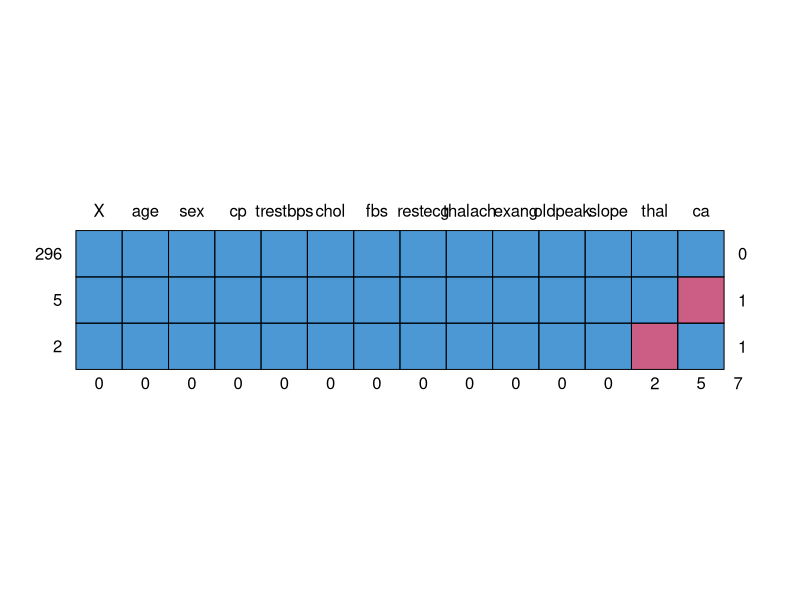
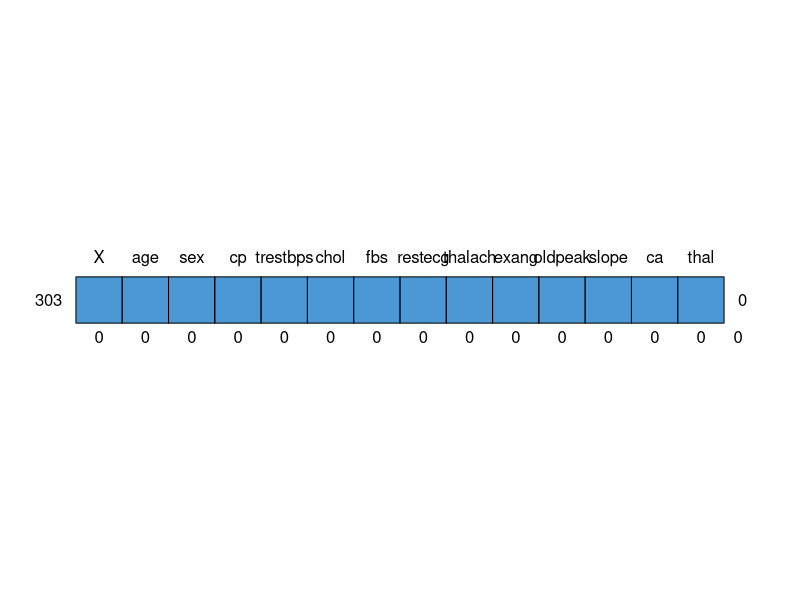
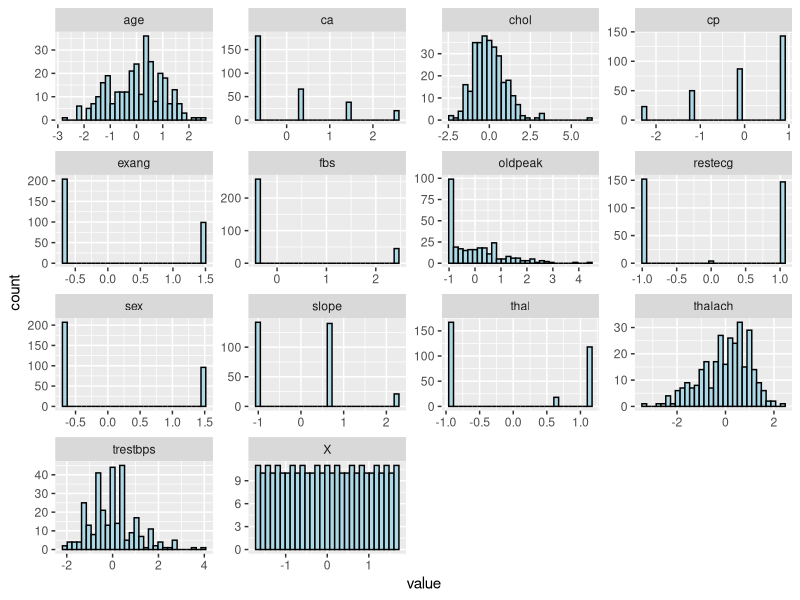
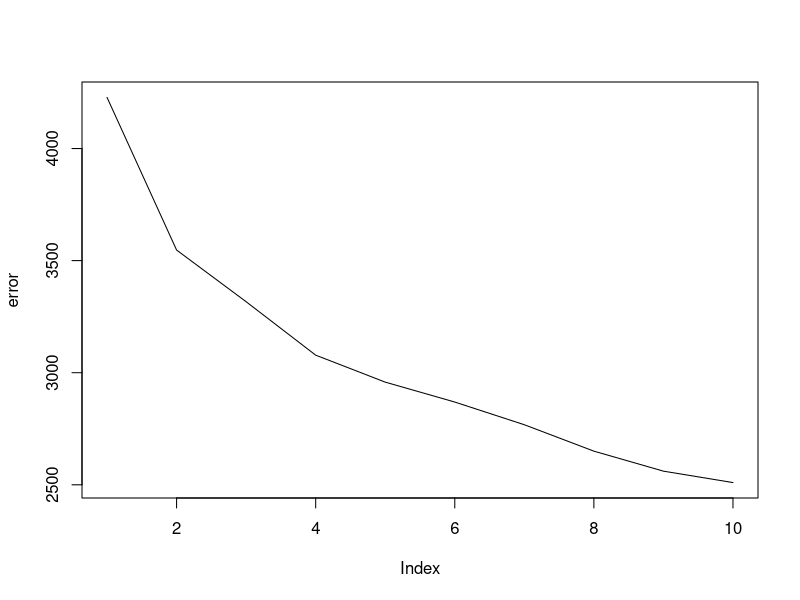
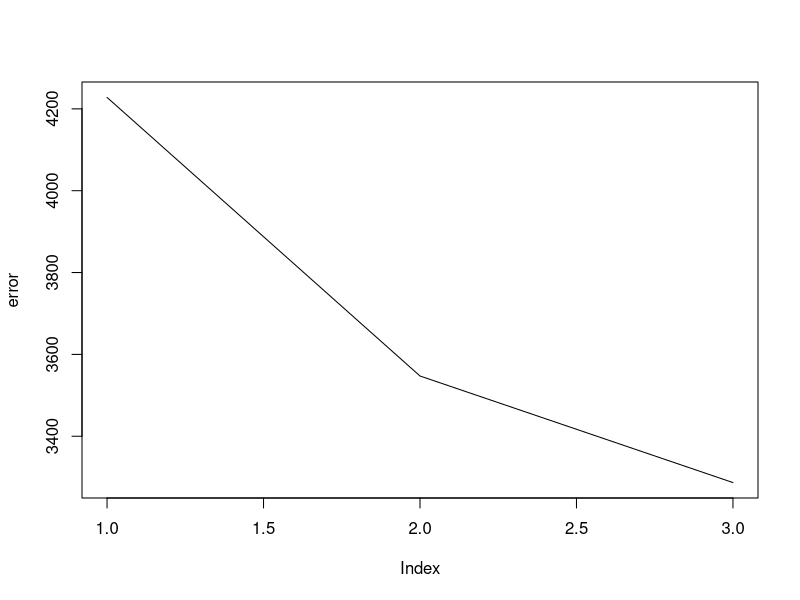
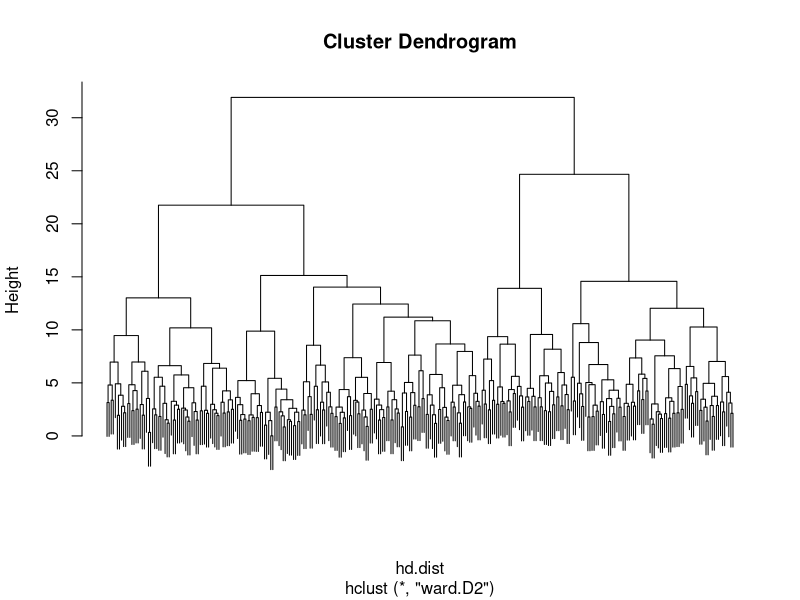
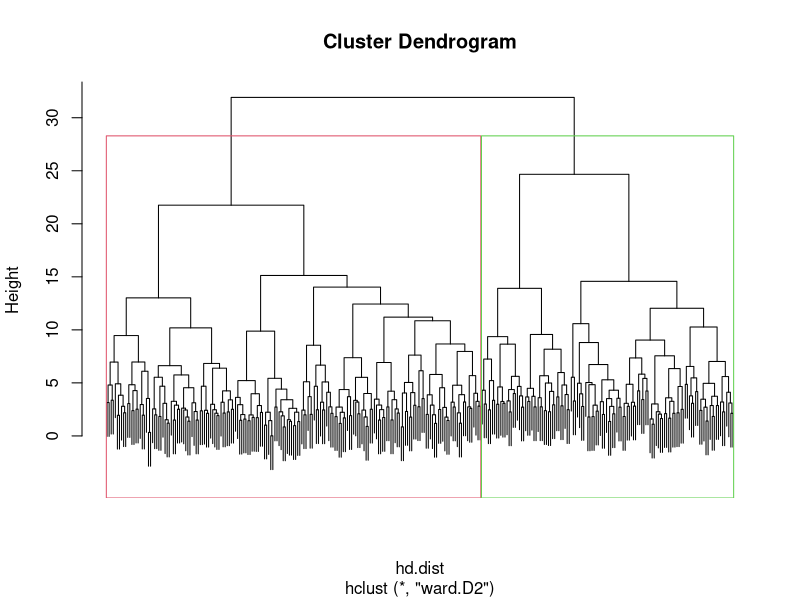
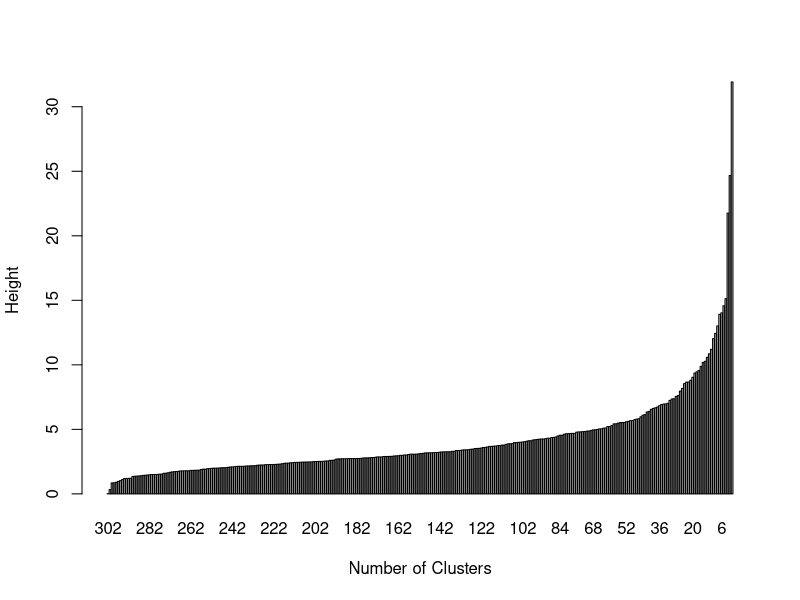

Generate these figures, in order, with R:
## PMIM402J Script 1
## Clustering
## Student no. 2005070
## Date: 02/07/24
#~~~~~~~~~~~~~~~~~~~~~~~~~~~~~~~~~~~~~~~~~~~~~~~~~~~~~~~~~~~~~~~~~~~~~~~~~~~~~~~

library(tidyverse) # For code syntax
library(mice) # For imputation
options(repr.plot.width=20, repr.plot.height=10)

#~~~~~~~~~~~~~~~~~~~~~~~~~~~~~~~~~~~~~~~~~~~~~~~~~~~~~~~~~~~~~~~~~~~~~~~~~~~~~~~
## Data preparation / preprocessing

# Loading the data
data <- read.csv('heart-c.csv')

# Removing the classifier variable
heartdisease <- data %>% select(-num)

# Recoding character variables into numeric
heartdisease$sex <- recode(heartdisease$sex, 
                           "male" = 1, 
                           "female" = 2)
heartdisease$cp <- recode(heartdisease$cp, 
                          "typ_angina" = 1,
                          "atyp_angina" = 2, 
                          "non_anginal" = 3, 
                          "asympt" = 4)
heartdisease$fbs <- recode(heartdisease$fbs, 
                           "f" = 0, 
                           "t" = 1)
heartdisease$restecg <- recode(heartdisease$restecg, 
                               "normal" = 1, 
                               "st_t_wave_abnormality" = 2,
                               "left_vent_hyper" = 3)
heartdisease$exang <- recode(heartdisease$exang, 
                             "no" = 0, 
                             "yes" = 1)
heartdisease$slope <- recode(heartdisease$slope, 
                             "up" = 1,
                             "flat" = 2, 
                             "down" = 3)
heartdisease$thal <- recode(heartdisease$thal, 
                            "normal" = 3, 
                            "fixed_defect" = 6,
                            "reversable_defect" = 7)

# Imputation
md.pattern(heartdisease) # Looking at the missing data
imputedata <- heartdisease
imputedata <- mice(heartdisease, m=5, method='pmm')
imputedata <- complete(imputedata)
summary(imputedata) # Checking the data looks okay after imputation
md.pattern(imputedata)

# Scaling the data
hd.scaled <- scale(imputedata) %>% as.data.frame()

# Plotting histograms
hd.scaled %>% gather(attributes, value, 1:ncol(hd.scaled)) %>%
  ggplot(aes(x=value)) +
  geom_histogram(fill="lightblue", colour = "black") +
  facet_wrap(~attributes, scales = "free")

#~~~~~~~~~~~~~~~~~~~~~~~~~~~~~~~~~~~~~~~~~~~~~~~~~~~~~~~~~~~~~~~~~~~~~~~~~~~~~~~
# K-means

cl <- kmeans(hd.scaled,2)
cl

# Checking the error at different K values and creating an elbow plot
error <- vector()
for (i in 1:10){
  error[i] <- kmeans(hd.scaled,i)$tot.withinss
}

plot(error,type="l")

# Repeating with smaller increments to create a better elbow plot
error <- vector()
for (i in seq(1, 3, 0.25)){
  error[i] <- kmeans(hd.scaled,i)$tot.withinss
}

plot(error,type="l")

#~~~~~~~~~~~~~~~~~~~~~~~~~~~~~~~~~~~~~~~~~~~~~~~~~~~~~~~~~~~~~~~~~~~~~~~~~~~~~~~
## Hierarchical clustering

set.seed(200)
hd.dist <- dist(hd.scaled)
cluster.wrd <- hclust(d = hd.dist, method = 'ward.D2')

# Plotting the dendrogram
plot(cluster.wrd, labels = FALSE)

# Cutting it at k = 2 and plotting coloured lines to show the decided clusters
cut.wrd <- cutree(cluster.wrd, k = 2)
plot(cluster.wrd, labels = FALSE)
rect.hclust(cluster.wrd, k = 2, border = 2:6)

# Using a barplot to check the optimal K value was chosen
barplot(cluster.wrd$height,
        names.arg = (nrow(hd.scaled) - 1):1,
        xlab = "Number of Clusters",
        ylab = "Height") # show the number of clusters
